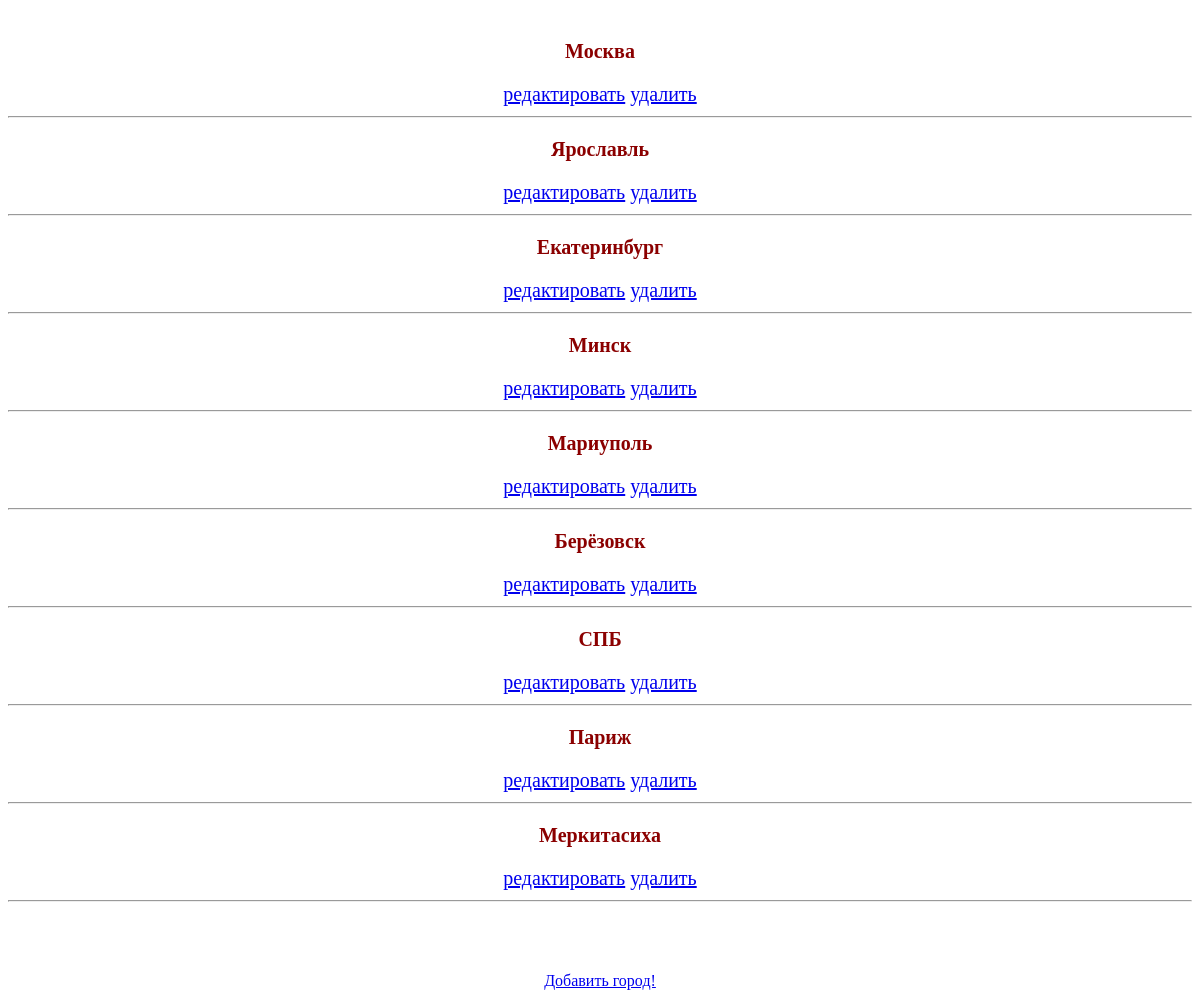
The page /homework/all_city on the database as committed earlier.
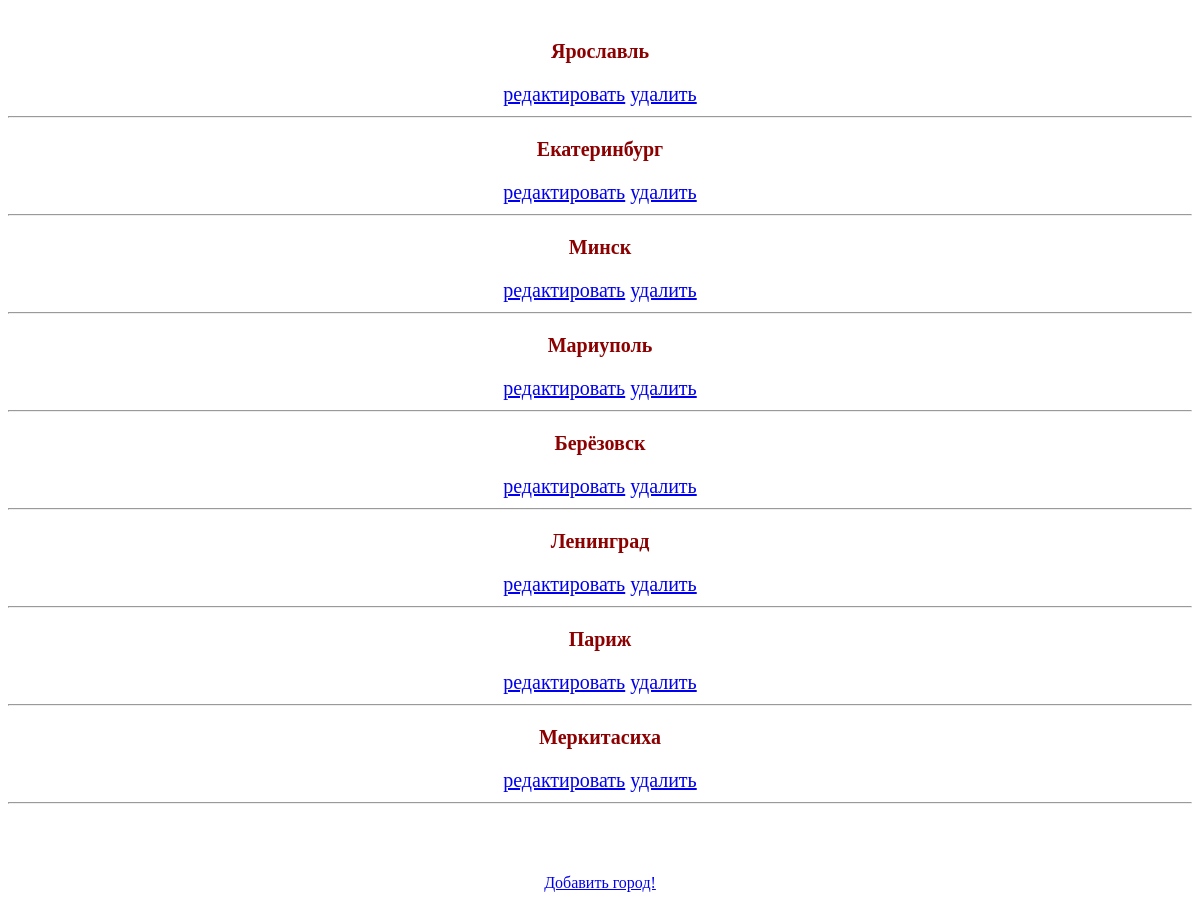
The same page on the database as committed later.
### homework/models.py (models this page shows)
class Cities(models.Model):
    id = models.AutoField('id', primary_key=True)
    name = models.CharField('Название', max_length=40)
    def __str__(self):
        return (self.name)

### homework/views.py (the view)
def all_city(request):
    all_city = Cities.objects.all()
    if request.method == 'POST':
        form = CityForm(request.POST)
        if form.is_valid():
            cities = form.save()
            cities.save()
            return redirect('all_city')
    else:
        form = CityForm()
    context = {'title':all_city, 'cities':all_city, 'form':form}
    return render(request, 'all_city.html', context)

### homework/templates/all_city.html (shortened to what this page needs)
{% extends 'base.html' %}
    {% block content %}
        <div class="city_list">
            {% for city in cities %}
                <p><strong>{{ city.name }}</strong></p>
                <a href="edit_city/{{ city.id }}">редактировать</a>
                <a href="del_city/{{ city.id }}">удалить</a>
                <hr>
            {% endfor %}
        </div>
        <a href="{% url 'new_city' %}">Добавить город!</a>
    {% endblock %}

Rows that differ between the two databases and show on the page:
removed Cities: name "Москва"
changed Cities: name "СПБ" → "Ленинград"
